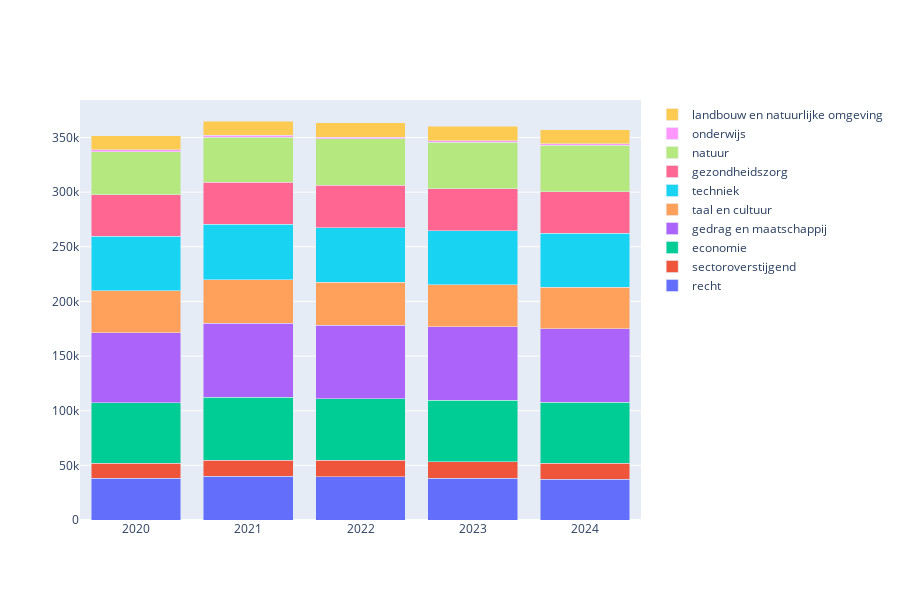

The notebook cell this image was saved under:
### Markdown cell above
#### Growth of a Highly Educated Workforce:
With more students graduating from universities and applied sciences institutions, the Dutch labor market is increasingly populated by individuals with advanced qualifications. This trend is essential for addressing skills gaps in key sectors such as healthcare, technology, and education.

### Code cell
afdelingen = registraties_wo['ONDERDEEL'].unique()

data_fig3 = {afdeling : [registraties_wo[registraties_wo['ONDERDEEL'] == afdeling][jaar].sum() for jaar in jaren] for afdeling in afdelingen }



fig3 = go.Figure(
    data = [go.Bar(name=afdeling, x = jaren, y = data_fig3[afdeling]) for afdeling in afdelingen]
)
fig3.update_layout(barmode='stack', height = 600)
fig3.show()

### Figure 1 — Plotly figure (JSON) as saved in the notebook; plotly's stock layout.template omitted (floating-point values rounded to 4 significant figures)
{"data": [{"name": "recht", "type": "bar", "x": ["2020", "2021", "2022", "2023", "2024"], "y": [38241, 40096, 39383, 38294, 37497]}, {"name": "sectoroverstijgend", "type": "bar", "x": ["2020", "2021", "2022", "2023", "2024"], "y": [13889, 14804, 15151, 15057, 14438]}, {"name": "economie", "type": "bar", "x": ["2020", "2021", "2022", "2023", "2024"], "y": [55264, 57459, 56535, 56251, 56015]}, {"name": "gedrag en maatschappij", "type": "bar", "x": ["2020", "2021", "2022", "2023", "2024"], "y": [64152, 67681, 67324, 67355, 67066]}, {"name": "taal en cultuur", "type": "bar", "x": ["2020", "2021", "2022", "2023", "2024"], "y": [38136, 39858, 39113, 38426, 38093]}, {"name": "techniek", "type": "bar", "x": ["2020", "2021", "2022", "2023", "2024"], "y": [49761, 50489, 50086, 49253, 49437]}, {"name": "gezondheidszorg", "type": "bar", "x": ["2020", "2021", "2022", "2023", "2024"], "y": [38185, 38871, 38732, 38397, 37845]}, {"name": "natuur", "type": "bar", "x": ["2020", "2021", "2022", "2023", "2024"], "y": [39497, 41070, 42325, 42656, 42614]}, {"name": "onderwijs", "type": "bar", "x": ["2020", "2021", "2022", "2023", "2024"], "y": [1597, 1575, 1554, 1400, 1367]}, {"name": "landbouw en natuurlijke omgeving", "type": "bar", "x": ["2020", "2021", "2022", "2023", "2024"], "y": [13012, 13169, 13107, 13012, 12548]}], "layout": {"barmode": "stack", "height": 600}}
